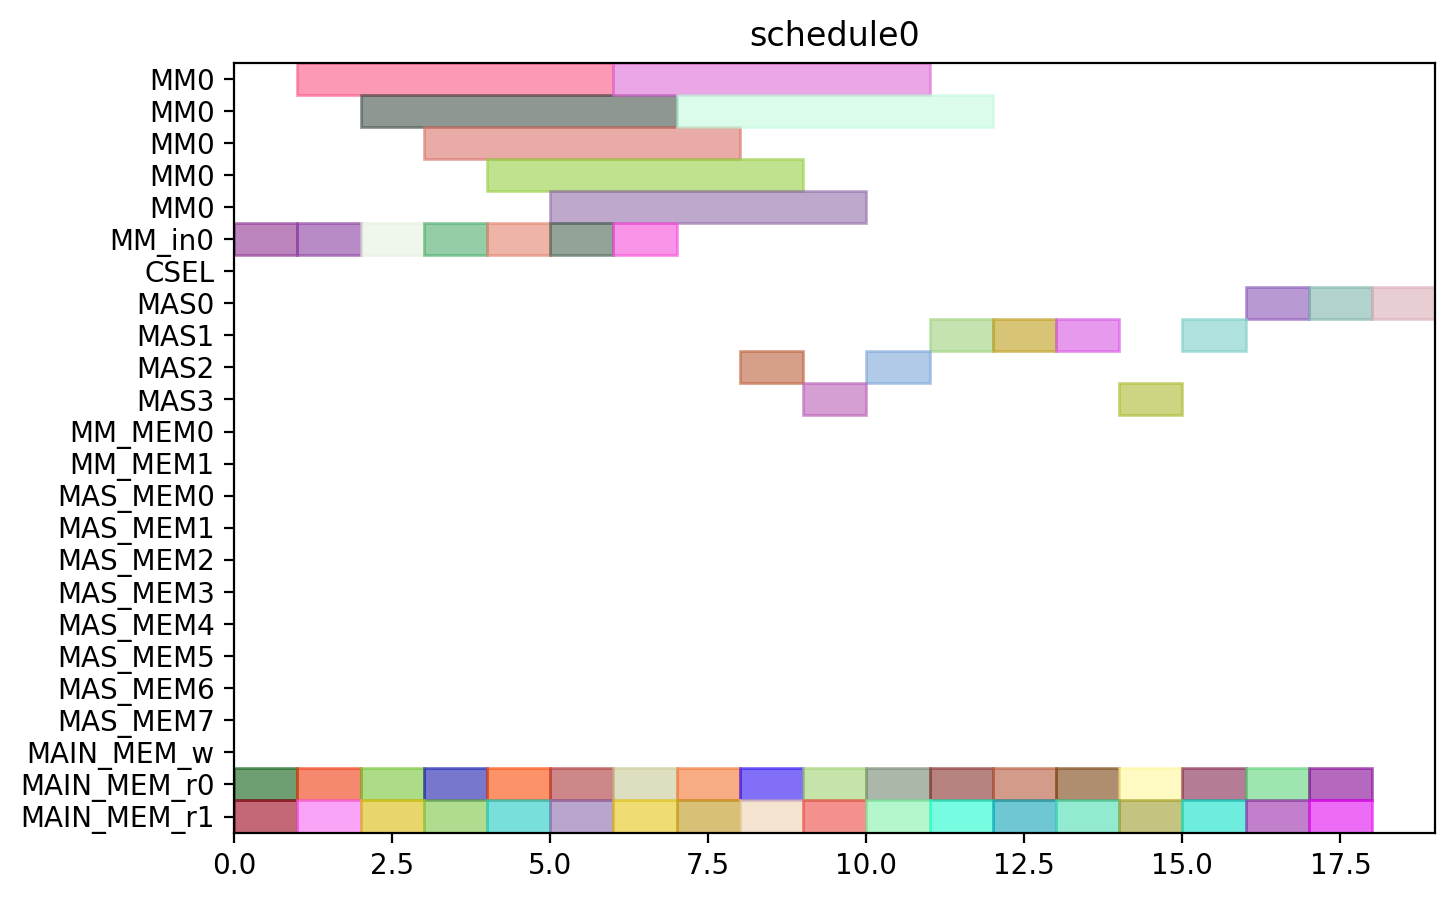

This chart was generated by the following Python code:
from pyschedule import Scenario, solvers, plotters, alt


def solve():
	horizon = 120
	S = Scenario("schedule0", horizon=horizon)

	# resource
	MM = S.Resources('MM', num=1, size=5)
	MM_in = S.Resources('MM_in', num=1)
	CSEL = S.Resource('CSEL')
	MAS = S.Resources('MAS', num=4, size=1, periods=range(1, horizon))
	MM_MEM = S.Resources('MM_MEM', num=2)
	MAS_MEM = S.Resources('MAS_MEM', num=8)
	MAIN_MEM_w = S.Resource('MAIN_MEM_w', size=1)
	MAIN_MEM_r = S.Resources('MAIN_MEM_r', num=2)

	# result of previous scheduling

	# new tasks
	t0_t0 = S.Task('t0_t0', length=1, delay_cost=1)
	t0_t0 += alt(MAS)
	t0_t0_mem0 = S.Task('t0_t0_mem0', length=1, delay_cost=1)
	t0_t0_mem0 += MAIN_MEM_r[0]
	S += t0_t0_mem0 <= t0_t0

	t0_t0_mem1 = S.Task('t0_t0_mem1', length=1, delay_cost=1)
	t0_t0_mem1 += MAIN_MEM_r[1]
	S += t0_t0_mem1 <= t0_t0

	t0_t1 = S.Task('t0_t1', length=1, delay_cost=1)
	t0_t1 += alt(MAS)
	t0_t1_mem0 = S.Task('t0_t1_mem0', length=1, delay_cost=1)
	t0_t1_mem0 += MAIN_MEM_r[0]
	S += t0_t1_mem0 <= t0_t1

	t0_t1_mem1 = S.Task('t0_t1_mem1', length=1, delay_cost=1)
	t0_t1_mem1 += MAIN_MEM_r[1]
	S += t0_t1_mem1 <= t0_t1

	t0_t3 = S.Task('t0_t3', length=5, delay_cost=1)
	t0_t3 += alt(MM)
	t0_t3_in = S.Task('t0_t3_in', length=1, delay_cost=1)
	t0_t3_in += alt(MM_in)
	S += t0_t3_in*MM_in[0]<=t0_t3*MM[0]
	t0_t3_mem0 = S.Task('t0_t3_mem0', length=1, delay_cost=1)
	t0_t3_mem0 += MAIN_MEM_r[0]
	S += t0_t3_mem0 <= t0_t3

	t0_t3_mem1 = S.Task('t0_t3_mem1', length=1, delay_cost=1)
	t0_t3_mem1 += MAIN_MEM_r[1]
	S += t0_t3_mem1 <= t0_t3

	t1_t0 = S.Task('t1_t0', length=1, delay_cost=1)
	t1_t0 += alt(MAS)
	t1_t0_mem0 = S.Task('t1_t0_mem0', length=1, delay_cost=1)
	t1_t0_mem0 += MAIN_MEM_r[0]
	S += t1_t0_mem0 <= t1_t0

	t1_t0_mem1 = S.Task('t1_t0_mem1', length=1, delay_cost=1)
	t1_t0_mem1 += MAIN_MEM_r[1]
	S += t1_t0_mem1 <= t1_t0

	t1_t1 = S.Task('t1_t1', length=1, delay_cost=1)
	t1_t1 += alt(MAS)
	t1_t1_mem0 = S.Task('t1_t1_mem0', length=1, delay_cost=1)
	t1_t1_mem0 += MAIN_MEM_r[0]
	S += t1_t1_mem0 <= t1_t1

	t1_t1_mem1 = S.Task('t1_t1_mem1', length=1, delay_cost=1)
	t1_t1_mem1 += MAIN_MEM_r[1]
	S += t1_t1_mem1 <= t1_t1

	t1_t3 = S.Task('t1_t3', length=5, delay_cost=1)
	t1_t3 += alt(MM)
	t1_t3_in = S.Task('t1_t3_in', length=1, delay_cost=1)
	t1_t3_in += alt(MM_in)
	S += t1_t3_in*MM_in[0]<=t1_t3*MM[0]
	t1_t3_mem0 = S.Task('t1_t3_mem0', length=1, delay_cost=1)
	t1_t3_mem0 += MAIN_MEM_r[0]
	S += t1_t3_mem0 <= t1_t3

	t1_t3_mem1 = S.Task('t1_t3_mem1', length=1, delay_cost=1)
	t1_t3_mem1 += MAIN_MEM_r[1]
	S += t1_t3_mem1 <= t1_t3

	t2_t2 = S.Task('t2_t2', length=1, delay_cost=1)
	t2_t2 += alt(MAS)
	t2_t2_mem0 = S.Task('t2_t2_mem0', length=1, delay_cost=1)
	t2_t2_mem0 += MAIN_MEM_r[0]
	S += t2_t2_mem0 <= t2_t2

	t2_t2_mem1 = S.Task('t2_t2_mem1', length=1, delay_cost=1)
	t2_t2_mem1 += MAIN_MEM_r[1]
	S += t2_t2_mem1 <= t2_t2

	t5_t0 = S.Task('t5_t0', length=5, delay_cost=1)
	t5_t0 += alt(MM)
	t5_t0_in = S.Task('t5_t0_in', length=1, delay_cost=1)
	t5_t0_in += alt(MM_in)
	S += t5_t0_in*MM_in[0]<=t5_t0*MM[0]
	t5_t0_mem0 = S.Task('t5_t0_mem0', length=1, delay_cost=1)
	t5_t0_mem0 += MAIN_MEM_r[0]
	S += t5_t0_mem0 <= t5_t0

	t5_t0_mem1 = S.Task('t5_t0_mem1', length=1, delay_cost=1)
	t5_t0_mem1 += MAIN_MEM_r[1]
	S += t5_t0_mem1 <= t5_t0

	t5_t1 = S.Task('t5_t1', length=5, delay_cost=1)
	t5_t1 += alt(MM)
	t5_t1_in = S.Task('t5_t1_in', length=1, delay_cost=1)
	t5_t1_in += alt(MM_in)
	S += t5_t1_in*MM_in[0]<=t5_t1*MM[0]
	t5_t1_mem0 = S.Task('t5_t1_mem0', length=1, delay_cost=1)
	t5_t1_mem0 += MAIN_MEM_r[0]
	S += t5_t1_mem0 <= t5_t1

	t5_t1_mem1 = S.Task('t5_t1_mem1', length=1, delay_cost=1)
	t5_t1_mem1 += MAIN_MEM_r[1]
	S += t5_t1_mem1 <= t5_t1

	t5_t2 = S.Task('t5_t2', length=1, delay_cost=1)
	t5_t2 += alt(MAS)
	t5_t2_mem0 = S.Task('t5_t2_mem0', length=1, delay_cost=1)
	t5_t2_mem0 += MAIN_MEM_r[0]
	S += t5_t2_mem0 <= t5_t2

	t5_t2_mem1 = S.Task('t5_t2_mem1', length=1, delay_cost=1)
	t5_t2_mem1 += MAIN_MEM_r[1]
	S += t5_t2_mem1 <= t5_t2

	t5_t3 = S.Task('t5_t3', length=1, delay_cost=1)
	t5_t3 += alt(MAS)
	t5_t3_mem0 = S.Task('t5_t3_mem0', length=1, delay_cost=1)
	t5_t3_mem0 += MAIN_MEM_r[0]
	S += t5_t3_mem0 <= t5_t3

	t5_t3_mem1 = S.Task('t5_t3_mem1', length=1, delay_cost=1)
	t5_t3_mem1 += MAIN_MEM_r[1]
	S += t5_t3_mem1 <= t5_t3

	t7_t0 = S.Task('t7_t0', length=1, delay_cost=1)
	t7_t0 += alt(MAS)
	t7_t0_mem0 = S.Task('t7_t0_mem0', length=1, delay_cost=1)
	t7_t0_mem0 += MAIN_MEM_r[0]
	S += t7_t0_mem0 <= t7_t0

	t7_t0_mem1 = S.Task('t7_t0_mem1', length=1, delay_cost=1)
	t7_t0_mem1 += MAIN_MEM_r[1]
	S += t7_t0_mem1 <= t7_t0

	t7_t1 = S.Task('t7_t1', length=1, delay_cost=1)
	t7_t1 += alt(MAS)
	t7_t1_mem0 = S.Task('t7_t1_mem0', length=1, delay_cost=1)
	t7_t1_mem0 += MAIN_MEM_r[0]
	S += t7_t1_mem0 <= t7_t1

	t7_t1_mem1 = S.Task('t7_t1_mem1', length=1, delay_cost=1)
	t7_t1_mem1 += MAIN_MEM_r[1]
	S += t7_t1_mem1 <= t7_t1

	t7_t3 = S.Task('t7_t3', length=5, delay_cost=1)
	t7_t3 += alt(MM)
	t7_t3_in = S.Task('t7_t3_in', length=1, delay_cost=1)
	t7_t3_in += alt(MM_in)
	S += t7_t3_in*MM_in[0]<=t7_t3*MM[0]
	t7_t3_mem0 = S.Task('t7_t3_mem0', length=1, delay_cost=1)
	t7_t3_mem0 += MAIN_MEM_r[0]
	S += t7_t3_mem0 <= t7_t3

	t7_t3_mem1 = S.Task('t7_t3_mem1', length=1, delay_cost=1)
	t7_t3_mem1 += MAIN_MEM_r[1]
	S += t7_t3_mem1 <= t7_t3

	t10_t0 = S.Task('t10_t0', length=5, delay_cost=1)
	t10_t0 += alt(MM)
	t10_t0_in = S.Task('t10_t0_in', length=1, delay_cost=1)
	t10_t0_in += alt(MM_in)
	S += t10_t0_in*MM_in[0]<=t10_t0*MM[0]
	t10_t0_mem0 = S.Task('t10_t0_mem0', length=1, delay_cost=1)
	t10_t0_mem0 += MAIN_MEM_r[0]
	S += t10_t0_mem0 <= t10_t0

	t10_t0_mem1 = S.Task('t10_t0_mem1', length=1, delay_cost=1)
	t10_t0_mem1 += MAIN_MEM_r[1]
	S += t10_t0_mem1 <= t10_t0

	t10_t1 = S.Task('t10_t1', length=5, delay_cost=1)
	t10_t1 += alt(MM)
	t10_t1_in = S.Task('t10_t1_in', length=1, delay_cost=1)
	t10_t1_in += alt(MM_in)
	S += t10_t1_in*MM_in[0]<=t10_t1*MM[0]
	t10_t1_mem0 = S.Task('t10_t1_mem0', length=1, delay_cost=1)
	t10_t1_mem0 += MAIN_MEM_r[0]
	S += t10_t1_mem0 <= t10_t1

	t10_t1_mem1 = S.Task('t10_t1_mem1', length=1, delay_cost=1)
	t10_t1_mem1 += MAIN_MEM_r[1]
	S += t10_t1_mem1 <= t10_t1

	t10_t2 = S.Task('t10_t2', length=1, delay_cost=1)
	t10_t2 += alt(MAS)
	t10_t2_mem0 = S.Task('t10_t2_mem0', length=1, delay_cost=1)
	t10_t2_mem0 += MAIN_MEM_r[0]
	S += t10_t2_mem0 <= t10_t2

	t10_t2_mem1 = S.Task('t10_t2_mem1', length=1, delay_cost=1)
	t10_t2_mem1 += MAIN_MEM_r[1]
	S += t10_t2_mem1 <= t10_t2

	t10_t3 = S.Task('t10_t3', length=1, delay_cost=1)
	t10_t3 += alt(MAS)
	t10_t3_mem0 = S.Task('t10_t3_mem0', length=1, delay_cost=1)
	t10_t3_mem0 += MAIN_MEM_r[0]
	S += t10_t3_mem0 <= t10_t3

	t10_t3_mem1 = S.Task('t10_t3_mem1', length=1, delay_cost=1)
	t10_t3_mem1 += MAIN_MEM_r[1]
	S += t10_t3_mem1 <= t10_t3

	solvers.mip.solve(S,msg=1,kind='CPLEX',ratio_gap=1.01)

	solution = [['hoge']*len(S.solution()[1]) for i in range(len(S.solution()))]
	for i in range(len(S.solution())):
		for j in range(len(S.solution()[i])):
			solution[i][j]=str(S.solution()[i][j])
	print(solution)

	cycles = int(solution[-1][3])

	pic_file_name = "/home/mfukuda/ABE/multiRAM_multiMAS_16mux/scheduling_result/stage5MM1_stage1MAS4/EP2_DBL_w_EVAL/schedule0.png"
	if(S.solution() != []):
		plotters.matplotlib.plot(S,img_filename=pic_file_name, show_task_labels=False, fig_size=(cycles*0.25+3, 5))

	return solution
